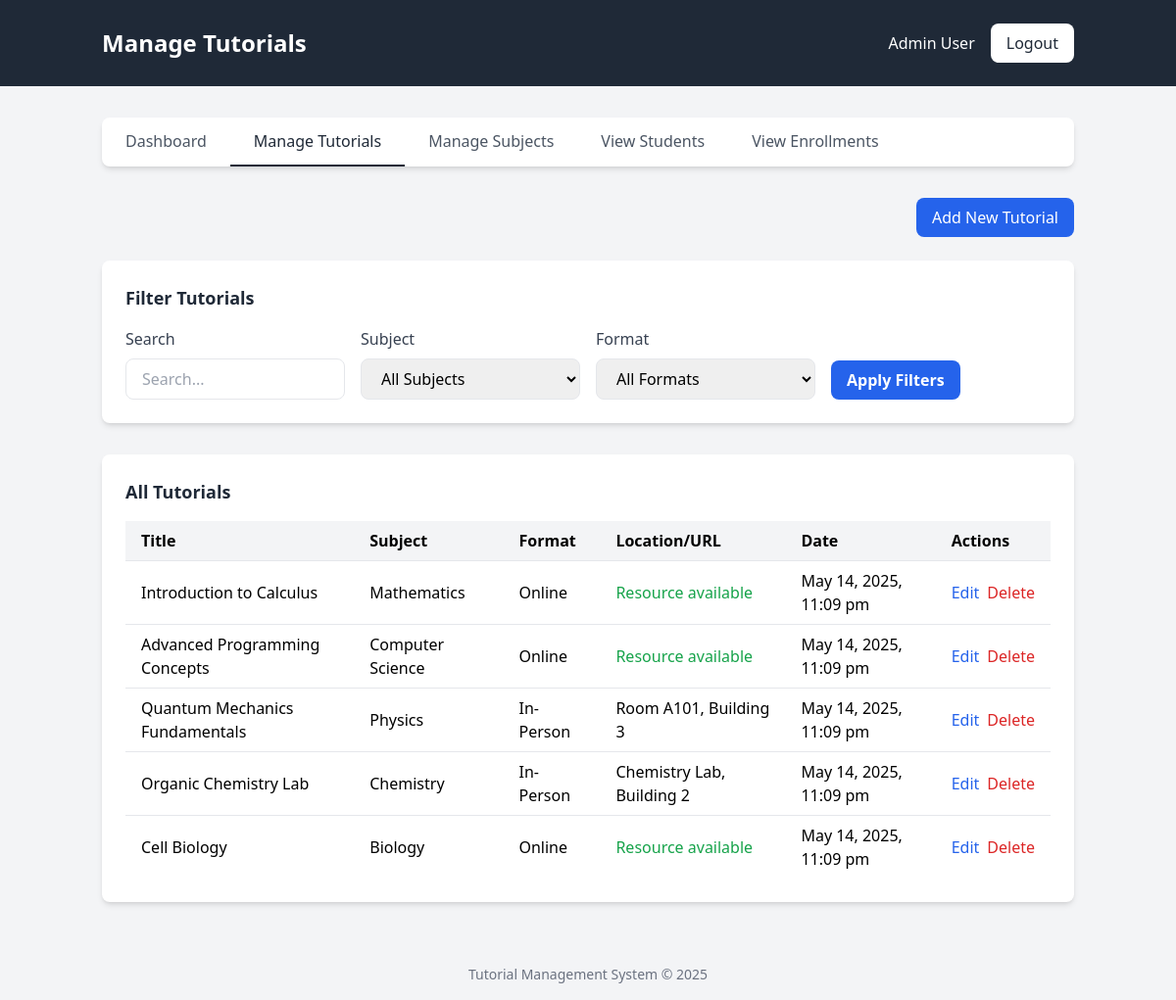
/admin/tutorials.php (signed in), run on the app's committed database.
### tables this page shows
CREATE TABLE IF NOT EXISTS tutorials (
    id INT(11) NOT NULL AUTO_INCREMENT,
    title VARCHAR(255) NOT NULL,
    description TEXT NOT NULL,
    subject_id INT(11) NOT NULL,
    format ENUM('Online', 'In-Person') NOT NULL,
    location VARCHAR(255) DEFAULT NULL,
    file_url VARCHAR(255) DEFAULT NULL,
    upload_date DATETIME NOT NULL,
    PRIMARY KEY (id),
    FOREIGN KEY (subject_id) REFERENCES subjects(id)
);

CREATE TABLE IF NOT EXISTS subjects (
    id INT(11) NOT NULL AUTO_INCREMENT,
    name VARCHAR(100) NOT NULL UNIQUE,
    PRIMARY KEY (id)
);

### includes/functions.php (called while the page is built, shortened)
<?php
function formatDate($date) {
    return date("F j, Y, g:i a", strtotime($date));
}
?>

### admin/tutorials.php (the view, shortened to what this page needs)
<?php
require_once('../includes/config.php');
require_once('../includes/functions.php');
$search = isset($_GET['search']) ? sanitize($_GET['search']) : '';
$query = "SELECT t.*, s.name as subject_name FROM tutorials t
          JOIN subjects s ON t.subject_id = s.id WHERE 1=1";
$query .= " ORDER BY t.upload_date DESC";
$result = mysqli_query($conn, $query);
$tutorials = [];
if ($result) {
    while ($row = mysqli_fetch_assoc($result)) {
        $tutorials[] = $row;
    }
}
include_once('../includes/header.php');
?>
<div class="bg-gray-800">
    <div class="container mx-auto px-4 py-6">
        <div class="flex justify-between items-center">
            <h1 class="text-2xl font-bold text-white">Manage Tutorials</h1>
            <div class="flex items-center space-x-4">
                <span class="text-white"><?php echo $_SESSION['name']; ?></span>
                <a href="logout.php" class="bg-white text-gray-800 px-4 py-2 rounded-lg font-medium hover:bg-gray-100 transition duration-300">Logout</a>
            </div>
        </div>
    </div>
</div>
<div class="container mx-auto px-4 py-8">
    <div class="bg-white rounded-lg shadow-md mb-8">
        <div class="flex flex-wrap">
            <a href="dashboard.php" class="px-6 py-3 text-gray-600 font-medium hover:text-gray-800 transition duration-300">Dashboard</a>
            <a href="tutorials.php" class="px-6 py-3 text-gray-800 font-medium border-b-2 border-gray-800">Manage Tutorials</a>
            <a href="subjects.php" class="px-6 py-3 text-gray-600 font-medium hover:text-gray-800 transition duration-300">Manage Subjects</a>
            <a href="students.php" class="px-6 py-3 text-gray-600 font-medium hover:text-gray-800 transition duration-300">View Students</a>
            <a href="enrollments.php" class="px-6 py-3 text-gray-600 font-medium hover:text-gray-800 transition duration-300">View Enrollments</a>
        </div>
    </div>
    <div class="flex justify-end mb-6">
        <a href="add_tutorial.php" class="bg-blue-600 hover:bg-blue-700 text-white font-medium py-2 px-4 rounded-lg transition duration-300">
            Add New Tutorial
        </a>
    </div>
    <div class="bg-white rounded-lg shadow-md p-6 mb-8">
        <h2 class="text-lg font-semibold text-gray-800 mb-4">Filter Tutorials</h2>
        <form action="" method="GET" class="grid grid-cols-1 md:grid-cols-4 gap-4">
            <div>
                <label for="search" class="block text-gray-700 font-medium mb-2">Search</label>
                <input type="text" id="search" name="search" value="<?php echo $search; ?>" class="w-full px-4 py-2 border rounded-lg focus:outline-none focus:ring-2 focus:ring-blue-500" placeholder="Search...">
            </div>
            <div>
                <label for="subject" class="block text-gray-700 font-medium mb-2">Subject</label>
                <select id="subject" name="subject" class="w-full px-4 py-2 border rounded-lg focus:outline-none focus:ring-2 focus:ring-blue-500">
                    <option value="0">All Subjects</option>
                </select>
            </div>
            <div>
                <label for="format" class="block text-gray-700 font-medium mb-2">Format</label>
                <select id="format" name="format" class="w-full px-4 py-2 border rounded-lg focus:outline-none focus:ring-2 focus:ring-blue-500">
                    <option value="">All Formats</option>
                </select>
            </div>
            <div class="flex items-end">
                <button type="submit" class="bg-blue-600 hover:bg-blue-700 text-white font-bold py-2 px-4 rounded-lg transition duration-300">
                    Apply Filters
                </button>
            </div>
        </form>
    </div>
    <div class="bg-white rounded-lg shadow-md p-6">
        <h2 class="text-lg font-semibold text-gray-800 mb-4">All Tutorials</h2>
        <?php if (empty($tutorials)): ?>
            <p class="text-gray-600">No tutorials match your filters. Try changing your search criteria or <a href="add_tutorial.php" class="text-blue-600 hover:underline">add a new tutorial</a>.</p>
        <?php else: ?>
            <div class="overflow-x-auto">
                <table class="w-full border-collapse">
                    <thead>
                        <tr class="bg-gray-100">
                            <th class="px-4 py-2 text-left">Title</th>
                            <th class="px-4 py-2 text-left">Subject</th>
                            <th class="px-4 py-2 text-left">Format</th>
                            <th class="px-4 py-2 text-left">Location/URL</th>
                            <th class="px-4 py-2 text-left">Date</th>
                            <th class="px-4 py-2 text-left">Actions</th>
                        </tr>
                    </thead>
                    <tbody>
                        <?php foreach ($tutorials as $tutorial): ?>
                            <tr class="border-t hover:bg-gray-50">
                                <td class="px-4 py-2"><?php echo $tutorial['title']; ?></td>
                                <td class="px-4 py-2"><?php echo $tutorial['subject_name']; ?></td>
                                <td class="px-4 py-2"><?php echo $tutorial['format']; ?></td>
                                <td class="px-4 py-2">
                                    <?php
                                    if ($tutorial['format'] == 'In-Person') {
                                        echo $tutorial['location'];
                                    } else {
                                        echo !empty($tutorial['file_url']) ? '<span class="text-green-600">Resource available</span>' : '<span class="text-red-600">No resource</span>';
                                    }
                                    ?>
                                </td>
                                <td class="px-4 py-2"><?php echo formatDate($tutorial['upload_date']); ?></td>
                                <td class="px-4 py-2">
                                    <div class="flex space-x-2">
                                        <a href="edit_tutorial.php?id=<?php echo $tutorial['id']; ?>" class="text-blue-600 hover:underline">Edit</a>
                                        <a href="delete_tutorial.php?id=<?php echo $tutorial['id']; ?>" class="text-red-600 hover:underline" onclick="return confirm('Are you sure you want to delete this tutorial?')">Delete</a>
                                    </div>
                                </td>
                            </tr>
                        <?php endforeach; ?>
                    </tbody>
                </table>
            </div>
        <?php endif; ?>
    </div>
</div>
<?php include_once('../includes/footer.php'); ?>

### data on the page
tutorials: title "Introduction to Calculus", subject.name "Mathematics", format "Online", shows "Resource available", upload_date "May 14, 2025, 11:09 pm"
tutorials: title "Advanced Programming Concepts", subject.name "Computer Science", format "Online", shows "Resource available", upload_date "May 14, 2025, 11:09 pm"
tutorials: title "Quantum Mechanics Fundamentals", subject.name "Physics", format "In-Person", location "Room A101, Building 3", upload_date "May 14, 2025, 11:09 pm"
tutorials: title "Organic Chemistry Lab", subject.name "Chemistry", format "In-Person", location "Chemistry Lab, Building 2", upload_date "May 14, 2025, 11:09 pm"
tutorials: title "Cell Biology", subject.name "Biology", format "Online", shows "Resource available", upload_date "May 14, 2025, 11:09 pm"

### other printed values
$_SESSION['name'] "Admin User"
